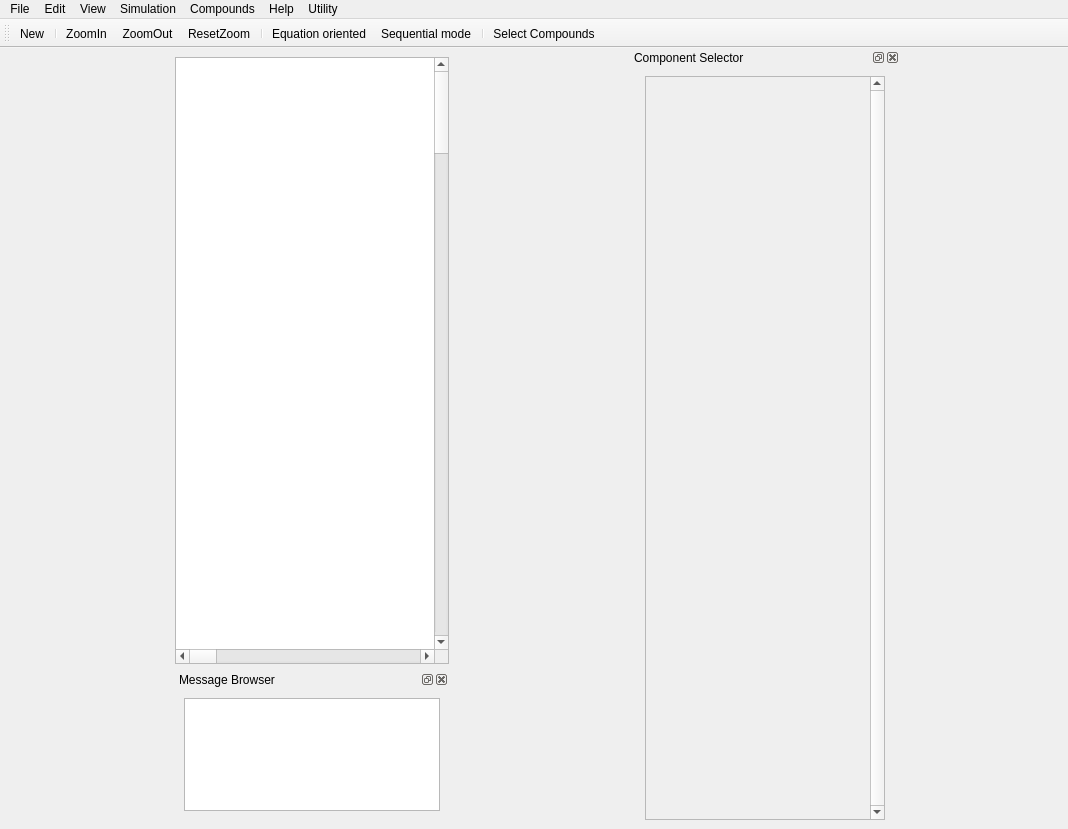
<?xml version="1.0" encoding="UTF-8"?>
<ui version="4.0">
 <class>MainWindow</class>
 <widget class="QMainWindow" name="MainWindow">
  <property name="geometry">
   <rect>
    <x>0</x>
    <y>0</y>
    <width>1068</width>
    <height>829</height>
   </rect>
  </property>
  <property name="windowTitle">
   <string>MainWindow</string>
  </property>
  <property name="windowIcon">
   <iconset>
    <normaloff>icons/logo.png</normaloff>icons/logo.png</iconset>
  </property>
  <property name="iconSize">
   <size>
    <width>24</width>
    <height>24</height>
   </size>
  </property>
  <widget class="QWidget" name="centralwidget">
   <property name="sizePolicy">
    <sizepolicy hsizetype="Maximum" vsizetype="Maximum">
     <horstretch>0</horstretch>
     <verstretch>0</verstretch>
    </sizepolicy>
   </property>
   <layout class="QGridLayout" name="gridLayout">
    <item row="0" column="0">
     <widget class="QGraphicsView" name="graphicsView">
      <property name="sizePolicy">
       <sizepolicy hsizetype="Expanding" vsizetype="Expanding">
        <horstretch>0</horstretch>
        <verstretch>0</verstretch>
       </sizepolicy>
      </property>
      <property name="font">
       <font>
        <pointsize>12</pointsize>
       </font>
      </property>
      <property name="mouseTracking">
       <bool>true</bool>
      </property>
      <property name="acceptDrops">
       <bool>true</bool>
      </property>
      <property name="autoFillBackground">
       <bool>true</bool>
      </property>
      <property name="styleSheet">
       <string notr="true"/>
      </property>
      <property name="verticalScrollBarPolicy">
       <enum>Qt::ScrollBarAsNeeded</enum>
      </property>
      <property name="horizontalScrollBarPolicy">
       <enum>Qt::ScrollBarAsNeeded</enum>
      </property>
      <property name="backgroundBrush">
       <brush brushstyle="NoBrush">
        <color alpha="255">
         <red>170</red>
         <green>170</green>
         <blue>127</blue>
        </color>
       </brush>
      </property>
      <property name="foregroundBrush">
       <brush brushstyle="NoBrush">
        <color alpha="255">
         <red>0</red>
         <green>0</green>
         <blue>0</blue>
        </color>
       </brush>
      </property>
      <property name="sceneRect">
       <rectf>
        <x>0.000000000000000</x>
        <y>0.000000000000000</y>
        <width>5000.000000000000000</width>
        <height>5000.000000000000000</height>
       </rectf>
      </property>
      <property name="dragMode">
       <enum>QGraphicsView::RubberBandDrag</enum>
      </property>
      <property name="transformationAnchor">
       <enum>QGraphicsView::AnchorUnderMouse</enum>
      </property>
      <property name="resizeAnchor">
       <enum>QGraphicsView::AnchorUnderMouse</enum>
      </property>
      <property name="viewportUpdateMode">
       <enum>QGraphicsView::FullViewportUpdate</enum>
      </property>
      <property name="optimizationFlags">
       <set>QGraphicsView::DontClipPainter</set>
      </property>
     </widget>
    </item>
    <item row="1" column="0">
     <widget class="QDockWidget" name="dockWidget_2">
      <property name="sizePolicy">
       <sizepolicy hsizetype="Preferred" vsizetype="Preferred">
        <horstretch>0</horstretch>
        <verstretch>0</verstretch>
       </sizepolicy>
      </property>
      <property name="minimumSize">
       <size>
        <width>109</width>
        <height>150</height>
       </size>
      </property>
      <property name="maximumSize">
       <size>
        <width>524287</width>
        <height>150</height>
       </size>
      </property>
      <property name="allowedAreas">
       <set>Qt::BottomDockWidgetArea</set>
      </property>
      <property name="windowTitle">
       <string>Message Browser</string>
      </property>
      <widget class="QWidget" name="dockWidgetContents_2">
       <layout class="QVBoxLayout" name="verticalLayout_2">
        <item>
         <widget class="QTextEdit" name="textBrowser"/>
        </item>
       </layout>
      </widget>
     </widget>
    </item>
   </layout>
  </widget>
  <widget class="QMenuBar" name="menubar">
   <property name="geometry">
    <rect>
     <x>0</x>
     <y>0</y>
     <width>1068</width>
     <height>21</height>
    </rect>
   </property>
   <widget class="QMenu" name="menuFile">
    <property name="title">
     <string>File</string>
    </property>
    <addaction name="actionNew_Flowsheet"/>
    <addaction name="actionSave_2"/>
    <addaction name="actionOpen"/>
   </widget>
   <widget class="QMenu" name="menuEdit">
    <property name="title">
     <string>Edit</string>
    </property>
    <addaction name="actionUndo"/>
    <addaction name="actionRedo"/>
   </widget>
   <widget class="QMenu" name="menuView">
    <property name="title">
     <string>View</string>
    </property>
    <addaction name="actionZoomIn"/>
    <addaction name="actionZoomOut"/>
    <addaction name="actionResetZoom"/>
   </widget>
   <widget class="QMenu" name="menuSimulation">
    <property name="title">
     <string>Simulation</string>
    </property>
    <addaction name="actionEquation_oriented"/>
    <addaction name="actionSequential_mode"/>
    <addaction name="separator"/>
    <addaction name="actionTerminate"/>
   </widget>
   <widget class="QMenu" name="menuComponds">
    <property name="title">
     <string>Compounds</string>
    </property>
    <addaction name="actionSelect_compounds"/>
   </widget>
   <widget class="QMenu" name="menuHelp">
    <property name="title">
     <string>Help</string>
    </property>
    <addaction name="actionHelp"/>
   </widget>
   <widget class="QMenu" name="menuUtility">
    <property name="title">
     <string>Utility</string>
    </property>
    <addaction name="actionBinary_Phase_Envelope"/>
   </widget>
   <addaction name="menuFile"/>
   <addaction name="menuEdit"/>
   <addaction name="menuView"/>
   <addaction name="menuSimulation"/>
   <addaction name="menuComponds"/>
   <addaction name="menuHelp"/>
   <addaction name="menuUtility"/>
  </widget>
  <widget class="QDockWidget" name="dockWidget">
   <property name="sizePolicy">
    <sizepolicy hsizetype="Fixed" vsizetype="Preferred">
     <horstretch>0</horstretch>
     <verstretch>0</verstretch>
    </sizepolicy>
   </property>
   <property name="minimumSize">
    <size>
     <width>270</width>
     <height>548</height>
    </size>
   </property>
   <property name="maximumSize">
    <size>
     <width>270</width>
     <height>524287</height>
    </size>
   </property>
   <property name="windowTitle">
    <string>Component Selector</string>
   </property>
   <attribute name="dockWidgetArea">
    <number>2</number>
   </attribute>
   <widget class="QWidget" name="dockWidgetContents">
    <layout class="QHBoxLayout" name="horizontalLayout_3">
     <item>
      <widget class="QScrollArea" name="scrollArea">
       <property name="sizePolicy">
        <sizepolicy hsizetype="Preferred" vsizetype="Preferred">
         <horstretch>0</horstretch>
         <verstretch>0</verstretch>
        </sizepolicy>
       </property>
       <property name="minimumSize">
        <size>
         <width>100</width>
         <height>430</height>
        </size>
       </property>
       <property name="maximumSize">
        <size>
         <width>240</width>
         <height>1000</height>
        </size>
       </property>
       <property name="verticalScrollBarPolicy">
        <enum>Qt::ScrollBarAlwaysOn</enum>
       </property>
       <property name="widgetResizable">
        <bool>true</bool>
       </property>
       <widget class="QWidget" name="scrollAreaWidgetContents">
        <property name="geometry">
         <rect>
          <x>0</x>
          <y>0</y>
          <width>221</width>
          <height>732</height>
         </rect>
        </property>
        <layout class="QVBoxLayout" name="verticalLayout_5">
         <item>
          <layout class="QGridLayout" name="gl"/>
         </item>
        </layout>
       </widget>
      </widget>
     </item>
    </layout>
   </widget>
  </widget>
  <widget class="QToolBar" name="toolBar">
   <property name="windowTitle">
    <string>toolBar</string>
   </property>
   <property name="styleSheet">
    <string notr="true"/>
   </property>
   <attribute name="toolBarArea">
    <enum>TopToolBarArea</enum>
   </attribute>
   <attribute name="toolBarBreak">
    <bool>false</bool>
   </attribute>
   <addaction name="actionNew_Flowsheet"/>
   <addaction name="separator"/>
   <addaction name="actionZoomIn"/>
   <addaction name="actionZoomOut"/>
   <addaction name="actionResetZoom"/>
   <addaction name="separator"/>
   <addaction name="actionEquation_oriented"/>
   <addaction name="actionSequential_mode"/>
   <addaction name="separator"/>
   <addaction name="actionSelect_compounds"/>
  </widget>
  <action name="actionZoomIn">
   <property name="icon">
    <iconset>
     <normaloff>icons/zoomIn.png</normaloff>icons/zoomIn.png</iconset>
   </property>
   <property name="text">
    <string>ZoomIn</string>
   </property>
  </action>
  <action name="actionZoomOut">
   <property name="icon">
    <iconset>
     <normaloff>icons/zoomOut.png</normaloff>icons/zoomOut.png</iconset>
   </property>
   <property name="text">
    <string>ZoomOut</string>
   </property>
  </action>
  <action name="actionResetZoom">
   <property name="icon">
    <iconset>
     <normaloff>icons/zoomReset.png</normaloff>icons/zoomReset.png</iconset>
   </property>
   <property name="text">
    <string>ResetZoom</string>
   </property>
  </action>
  <action name="actionEquation_oriented">
   <property name="icon">
    <iconset>
     <normaloff>icons/Equation.png</normaloff>icons/Equation.png</iconset>
   </property>
   <property name="text">
    <string>Equation oriented</string>
   </property>
  </action>
  <action name="actionSequential_mode">
   <property name="icon">
    <iconset>
     <normaloff>icons/Sequential.png</normaloff>icons/Sequential.png</iconset>
   </property>
   <property name="text">
    <string>Sequential mode</string>
   </property>
  </action>
  <action name="actionSelect_compounds">
   <property name="icon">
    <iconset>
     <normaloff>icons/compoundSelector.png</normaloff>icons/compoundSelector.png</iconset>
   </property>
   <property name="text">
    <string>Select Compounds</string>
   </property>
  </action>
  <action name="actionNew_Flowsheet">
   <property name="icon">
    <iconset>
     <normaloff>icons/new.svg</normaloff>icons/new.svg</iconset>
   </property>
   <property name="text">
    <string>New</string>
   </property>
  </action>
  <action name="actionHelp">
   <property name="text">
    <string>Help</string>
   </property>
  </action>
  <action name="actionSave">
   <property name="text">
    <string>save</string>
   </property>
  </action>
  <action name="actionSave_2">
   <property name="text">
    <string>Save</string>
   </property>
  </action>
  <action name="actionOpen">
   <property name="text">
    <string>Open</string>
   </property>
  </action>
  <action name="actionBinary_Phase_Envelope">
   <property name="text">
    <string>Binary Phase Envelope</string>
   </property>
  </action>
  <action name="actionTerminate">
   <property name="text">
    <string>Terminate</string>
   </property>
  </action>
  <action name="actionUndo">
   <property name="text">
    <string>Undo</string>
   </property>
  </action>
  <action name="actionRedo">
   <property name="text">
    <string>Redo</string>
   </property>
  </action>
 </widget>
 <resources/>
 <connections/>
</ui>
